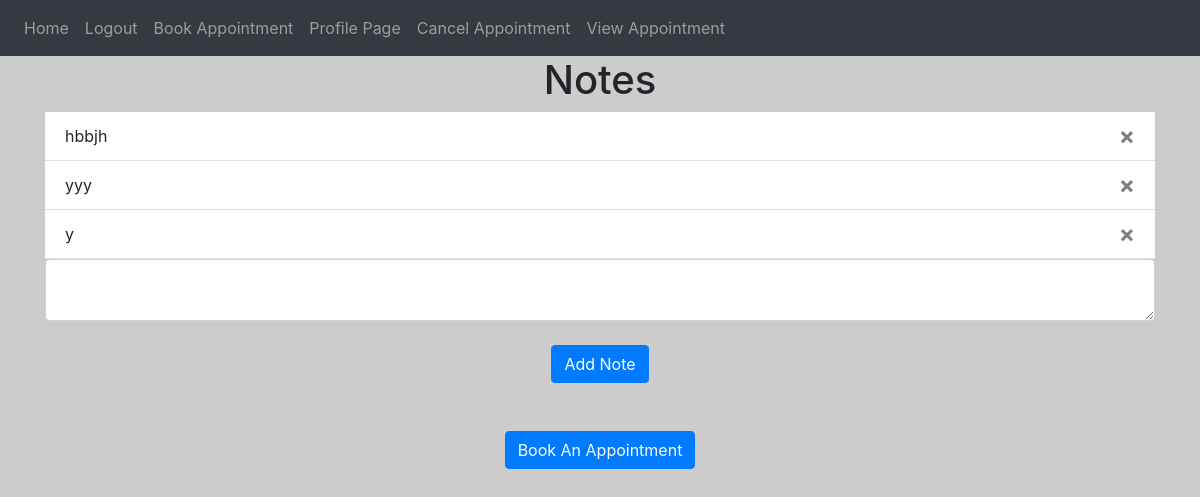
Before: / (signed in) with the older database file.
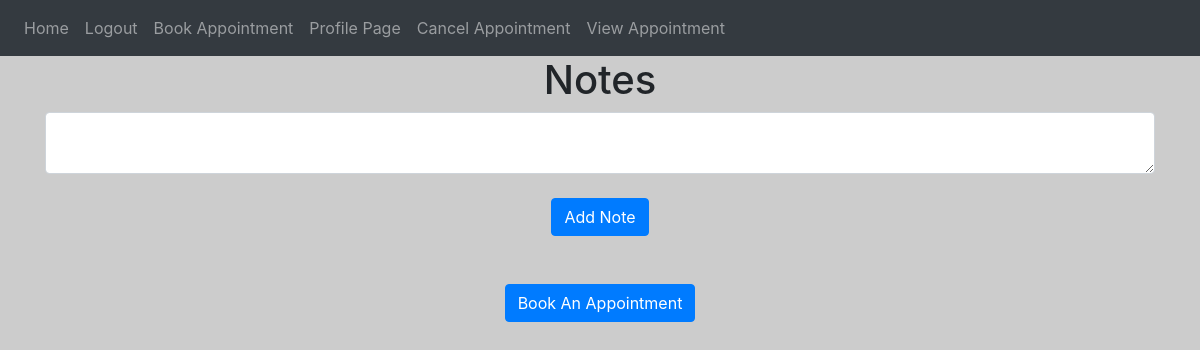
After: the same page with the newer database file.
### website/models.py (models this page shows)
class Note(db.Model):
    id = db.Column(db.Integer, primary_key=True)
    data = db.Column(db.String(10000))
    date = db.Column(db.DateTime(timezone=True), default=func.now())
    user_id = db.Column(db.Integer, db.ForeignKey('user.id'))

### website/views.py (the view, shortened to what this page needs)
@views.route('/', methods=['GET','POST'])
@login_required
def home():
    return render_template("home.html", user=current_user)

### website/__init__.py (called while the page is built)
def create_app():
    app = Flask(__name__)
    app.config['SECRET_KEY'] = 'jdjdjjrfjjfdjf'
    app.config['SQLALCHEMY_DATABASE_URI'] = f'sqlite:///{DB_NAME}'
    db.init_app(app)
    from .views import views
    from .auth import auth
    app.register_blueprint(views,url_prefix="/")
    app.register_blueprint(auth,url_prefix="/")
    from .models import User, Note
    create_database(app)
    login_manager = LoginManager()
    login_manager.login_view = 'auth.login'
    login_manager.init_app(app)
    @login_manager.user_loader
    def load_user(id):
        return User.query.get(int(id))
    return app

### website/templates/home.html
{% extends "base.html" %} {% block title %}Home{% endblock %} {% block content%}
<h1 align="center">Notes</h1>
<ul class="list-group list-group-flush" id="notes">
	{% for note in user.notes %}
	<li class="list-group-item">
		{{ note.data}}
		<button type="button" class="close" onClick="deleteNote({{ note.id }})">
			<span aria-hidden="true">&times;</span>
		</button>
	</li>
	{%endfor%}
</ul>
<form method="POST">
	<textarea name="note" id="note" class="form-control"></textarea>
	<br />
	<div align="center">
		<button type="submit" class="btn btn-primary">Add Note</button>
	</div>
</form>
<br />
<br />
<div align="center">
	<button type="submit" class="btn btn-primary">Book An Appointment</button>
</div>
{% endblock%}

### website/templates/base.html (shortened to what this page needs)
<!DOCTYPE html>
<html>
	<head>
		<link
			rel="stylesheet"
			href="https://stackpath.bootstrapcdn.com/bootstrap/4.4.1/css/bootstrap.min.css"
		/>
		<link
			rel="stylesheet"
			href="https://stackpath.bootstrapcdn.com/font-awesome/4.7.0/css/font-awesome.min.css"
		/>
		<link
			rel="stylesheet"
			href="https://cdn.jsdelivr.net/npm/flatpickr/dist/flatpickr.min.css"
		/>
	</head>
	<body>
		<nav class="navbar navbar-expand-lg navbar-dark bg-dark">
			<div class="collapse navbar-collapse" id="navbar">
				<div class="navbar-nav">
					{% if user.is_authenticated %}
					<a class="nav-item nav-link" id="home" href="/">Home</a>
					<a class="nav-item nav-link" id="logout" href="/logout">Logout</a>
					<a class="nav-item nav-link" id="book" href="/book"
						>Book Appointment</a
					>
					<a class="nav-item nav-link" id="prof" href="/prof">Profile Page</a>
					<a class="nav-item nav-link" id="prof" href="/cancel"
						>Cancel Appointment</a
					>
					<a class="nav-item nav-link" id="prof" href="/view"
						>View Appointment</a
					>
					{% else %}
					<a class="nav-item nav-link" id="login" href="/login">Login</a>
					<a class="nav-item nav-link" id="signUp" href="/sign-up">Sign Up</a>
					{% endif %}
				</div>
			</div>
		</nav>
		<div class="container">{% block content%} {% endblock%}</div>
	</body>
</html>

### website/templates/base.html (style rules this page uses)
body { background-image: url("bg.jpg"); background-color: #cccccc; }

Changed rows visible on the page:
removed Note: data "hbbjh"
removed Note: data "yyy"
removed Note: data "y"
